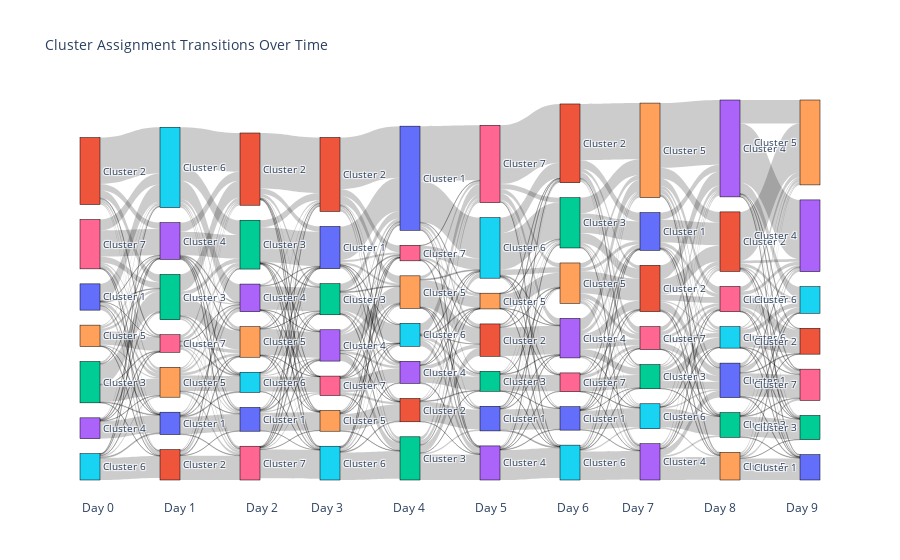

This figure's notebook cell:
### Code cell
import numpy as np
import pandas as pd
import plotly.graph_objects as go
import plotly.express as px

# labels = [pd.read_parquet(name) for name in os.listdir() if name.endswith(".parquet")]
# labels = pd.concat(labels)
labels = pd.read_parquet(r"C:\Users\james\ICAIF_25\Current_Code\Data\Cluster Labels\cluster_labels_8c_252d.parquet")
print(labels.head())
print(labels.tail())

df = pd.read_parquet(r"C:\Users\james\Downloads\log_returns_w_NAs.parquet")
print(df.head())
print(df.tail())

NAs = labels[df.isna()].mode(axis=1)
labels = labels.where(df.notna(), other=-1)
labels = labels.where(labels != 0, other=NAs, axis='index').where(labels != -1, other=0)
print(labels.head())
print(labels.tail())

assignments = compute_clusters_over_time(labels.values, num_days_to_cluster=10)

all_unique_clusters = np.unique(assignments)
unique_clusters = all_unique_clusters[all_unique_clusters != 0]
print(unique_clusters)

# --- KEY CHANGE 1: Create a consistent color mapping for clusters ---
# Use a qualitative color scale from Plotly Express
# The modulo operator (%) ensures we don't run out of colors if we have many clusters
palette = px.colors.qualitative.Plotly
cluster_color_map = {cluster: palette[i % len(palette)] for i, cluster in enumerate(unique_clusters)}

# --- Create nodes and define their colors ---
node_labels = []
node_colors = [] # This new list will store the color for each node
node_lookup = {}  # (day, cluster) -> node index

for day in range(assignments.shape[0]):
    # For Sankey, it's visually better if nodes are sorted
    for cluster in sorted(unique_clusters):
        # Create a unique label for the hover info, but the visual label can be simpler
        label = f"Cluster {cluster}"
        node_idx = len(node_labels)

        node_labels.append(label)
        # --- KEY CHANGE 2: Add the corresponding color from our map ---
        node_colors.append(cluster_color_map[cluster])

        node_lookup[(day, cluster)] = node_idx

# Build links between days
source = []
target = []
value = []

for day in range(assignments.shape[0] - 1):
    curr_clusters = assignments[day]
    next_clusters = assignments[day + 1]

    for cluster_from in unique_clusters:
        for cluster_to in unique_clusters:
            mask = (curr_clusters == cluster_from) & (next_clusters == cluster_to)
            count = np.sum(mask)
            if count > 0:
                source.append(node_lookup[(day, cluster_from)])
                target.append(node_lookup[(day + 1, cluster_to)])
                value.append(count)

# Build Sankey diagram
fig = go.Figure(data=[go.Sankey(
    node=dict(
        pad=15,
        thickness=20,
        line=dict(color="black", width=0.5),
        label=node_labels,
        color=node_colors
    ),
    link=dict(
        source=source,
        target=target,
        value=value
    )
)])

# Add day labels as annotations
num_days = assignments.shape[0]
x_positions = np.linspace(0, 1, num_days)  # Evenly spaced x for each stack

annotations = []
for i, x in enumerate(x_positions):
    annotations.append(dict(
        x=x,
        y=-0.1,  # Position below the Sankey diagram
        xref='paper',
        yref='paper',
        text=f"Day {i}",
        showarrow=False,
        font=dict(size=12)
    ))

fig.update_layout(
    title_text="Cluster Assignment Transitions Over Time",
    font_size=10,
    annotations=annotations
)

fig.show()

### Figure 1 — Plotly figure (JSON) as saved in the notebook; plotly's stock layout.template omitted (floating-point values rounded to 4 significant figures; data arrays with more than 128 entries replaced by an {"elided": "..."} marker saying what was removed)
{"data": [{"link": {"source": {"elided": "427 int values"}, "target": {"elided": "427 int values"}, "value": {"elided": "427 int values"}}, "node": {"color": ["#636EFA", "#EF553B", "#00CC96", "#AB63FA", "#FFA15A", "#19D3F3", "#FF6692", "#636EFA", "#EF553B", "#00CC96", "#AB63FA", "#FFA15A", "#19D3F3", "#FF6692", "#636EFA", "#EF553B", "#00CC96", "#AB63FA", "#FFA15A", "#19D3F3", "#FF6692", "#636EFA", "#EF553B", "#00CC96", "#AB63FA", "#FFA15A", "#19D3F3", "#FF6692", "#636EFA", "#EF553B", "#00CC96", "#AB63FA", "#FFA15A", "#19D3F3", "#FF6692", "#636EFA", "#EF553B", "#00CC96", "#AB63FA", "#FFA15A", "#19D3F3", "#FF6692", "#636EFA", "#EF553B", "#00CC96", "#AB63FA", "#FFA15A", "#19D3F3", "#FF6692", "#636EFA", "#EF553B", "#00CC96", "#AB63FA", "#FFA15A", "#19D3F3", "#FF6692", "#636EFA", "#EF553B", "#00CC96", "#AB63FA", "#FFA15A", "#19D3F3", "#FF6692", "#636EFA", "#EF553B", "#00CC96", "#AB63FA", "#FFA15A", "#19D3F3", "#FF6692"], "label": ["Cluster 1", "Cluster 2", "Cluster 3", "Cluster 4", "Cluster 5", "Cluster 6", "Cluster 7", "Cluster 1", "Cluster 2", "Cluster 3", "Cluster 4", "Cluster 5", "Cluster 6", "Cluster 7", "Cluster 1", "Cluster 2", "Cluster 3", "Cluster 4", "Cluster 5", "Cluster 6", "Cluster 7", "Cluster 1", "Cluster 2", "Cluster 3", "Cluster 4", "Cluster 5", "Cluster 6", "Cluster 7", "Cluster 1", "Cluster 2", "Cluster 3", "Cluster 4", "Cluster 5", "Cluster 6", "Cluster 7", "Cluster 1", "Cluster 2", "Cluster 3", "Cluster 4", "Cluster 5", "Cluster 6", "Cluster 7", "Cluster 1", "Cluster 2", "Cluster 3", "Cluster 4", "Cluster 5", "Cluster 6", "Cluster 7", "Cluster 1", "Cluster 2", "Cluster 3", "Cluster 4", "Cluster 5", "Cluster 6", "Cluster 7", "Cluster 1", "Cluster 2", "Cluster 3", "Cluster 4", "Cluster 5", "Cluster 6", "Cluster 7", "Cluster 1", "Cluster 2", "Cluster 3", "Cluster 4", "Cluster 5", "Cluster 6", "Cluster 7"], "line": {"color": "black", "width": 0.5}, "pad": 15, "thickness": 20}, "type": "sankey"}], "layout": {"annotations": [{"font": {"size": 12}, "showarrow": false, "text": "Day 0", "x": 0, "xref": "paper", "y": -0.1, "yref": "paper"}, {"font": {"size": 12}, "showarrow": false, "text": "Day 1", "x": 0.1111, "xref": "paper", "y": -0.1, "yref": "paper"}, {"font": {"size": 12}, "showarrow": false, "text": "Day 2", "x": 0.2222, "xref": "paper", "y": -0.1, "yref": "paper"}, {"font": {"size": 12}, "showarrow": false, "text": "Day 3", "x": 0.3333, "xref": "paper", "y": -0.1, "yref": "paper"}, {"font": {"size": 12}, "showarrow": false, "text": "Day 4", "x": 0.4444, "xref": "paper", "y": -0.1, "yref": "paper"}, {"font": {"size": 12}, "showarrow": false, "text": "Day 5", "x": 0.5556, "xref": "paper", "y": -0.1, "yref": "paper"}, {"font": {"size": 12}, "showarrow": false, "text": "Day 6", "x": 0.6667, "xref": "paper", "y": -0.1, "yref": "paper"}, {"font": {"size": 12}, "showarrow": false, "text": "Day 7", "x": 0.7778, "xref": "paper", "y": -0.1, "yref": "paper"}, {"font": {"size": 12}, "showarrow": false, "text": "Day 8", "x": 0.8889, "xref": "paper", "y": -0.1, "yref": "paper"}, {"font": {"size": 12}, "showarrow": false, "text": "Day 9", "x": 1, "xref": "paper", "y": -0.1, "yref": "paper"}], "font": {"size": 10}, "title": {"text": "Cluster Assignment Transitions Over Time"}}}
